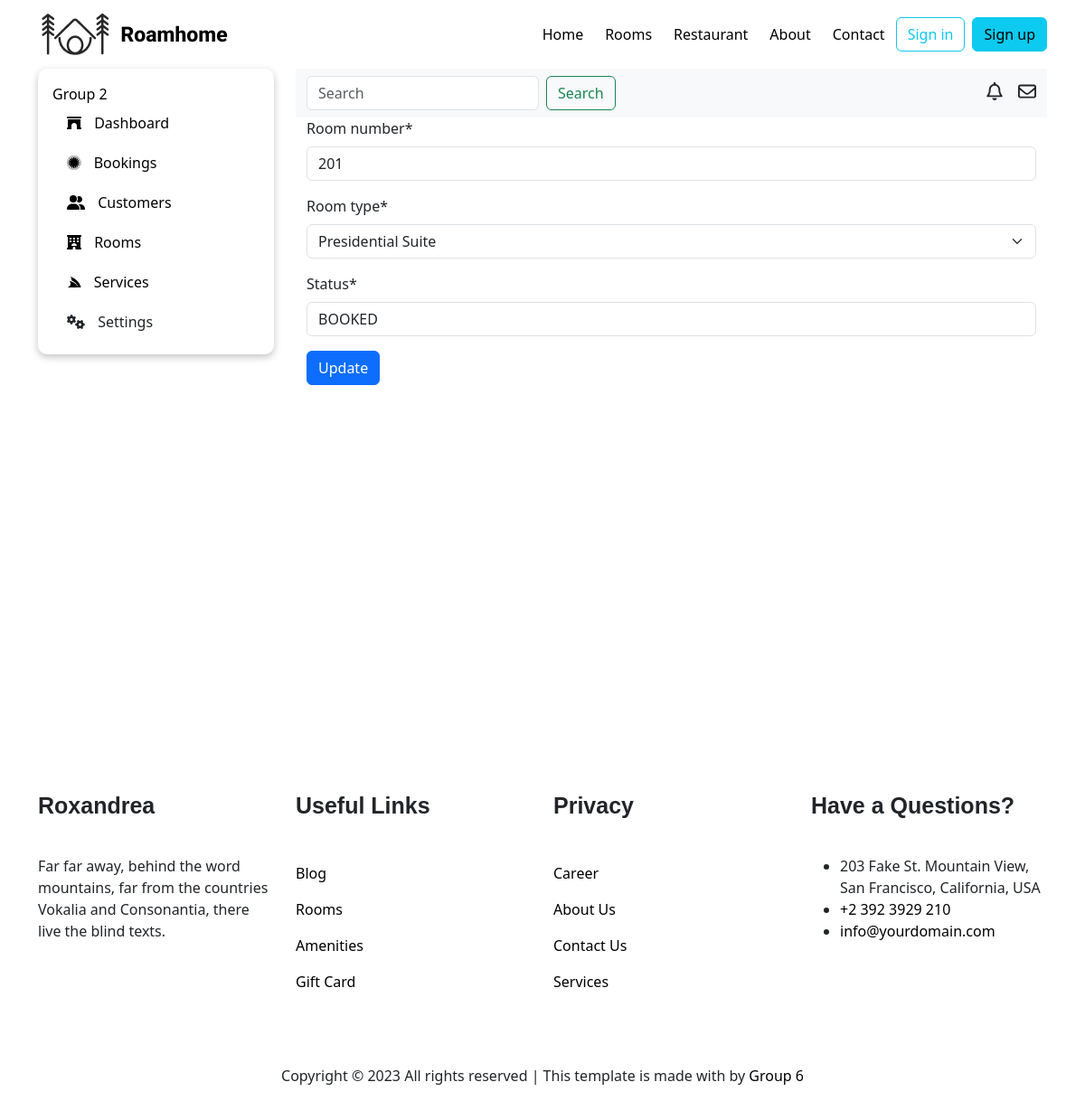
Page /wp-admin/rooms/update/1 on the earlier database version.
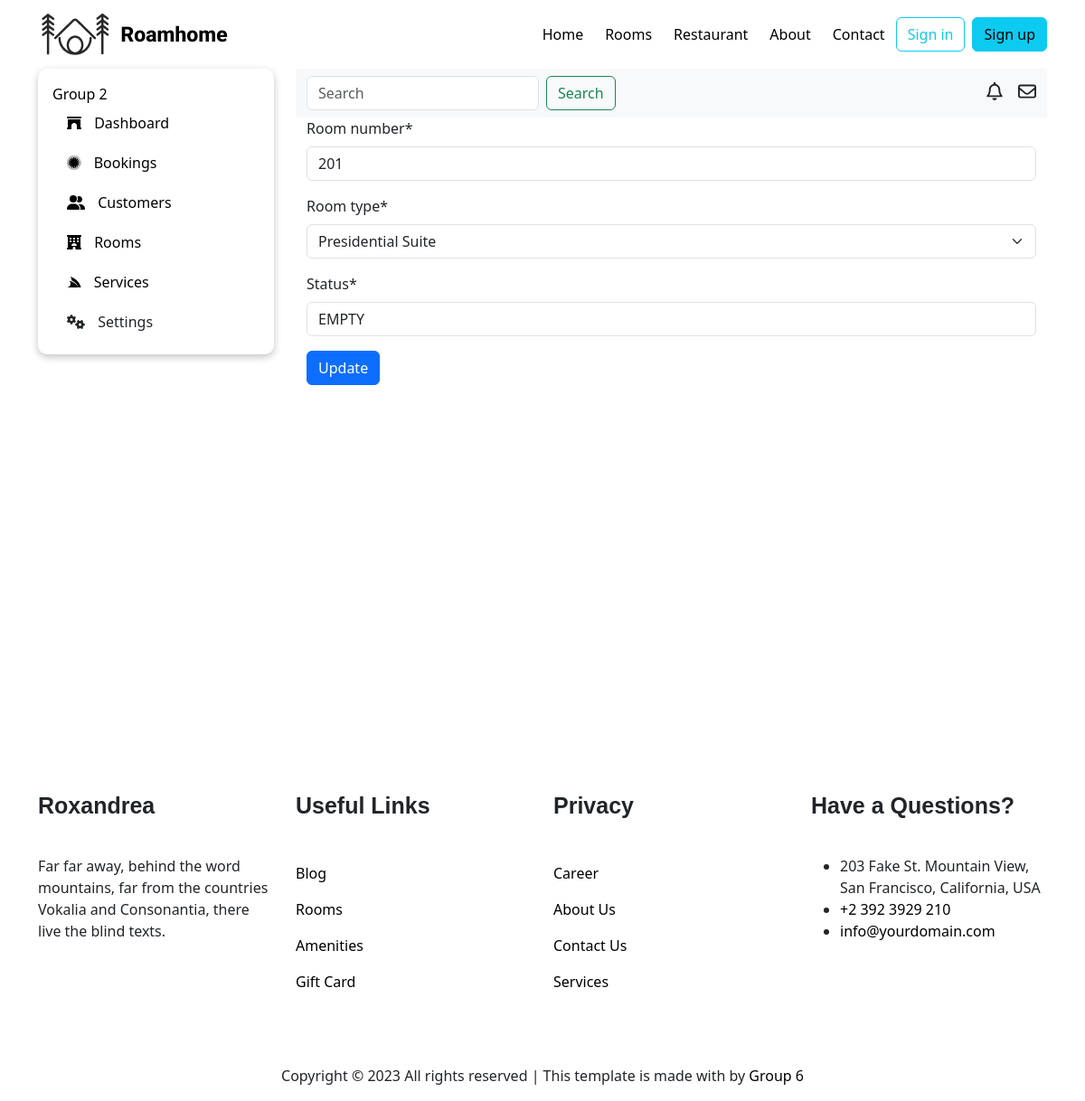
Same page on the later database version.
### room/models.py (models this page shows)
class Room(models.Model):
    class Meta:
        db_table = 'room'
    class Status(models.TextChoices):
        EMPTY = 'EMPTY'
        CLEAN = 'CLEAN'
        BOOKED = 'BOOKED'
    room_number = models.CharField(max_length=10)
    status = models.CharField(max_length=10, choices=Status.choices, default=Status.EMPTY)
    room_type = models.ForeignKey(RoomType, on_delete=models.CASCADE)

### manager/views.py (the view)
# urls.py: path('rooms/update/<int:id>', manager.update_room, name='update-room'),
def update_room(request, id):
    room = get_object_or_404(Room, pk=id)
    if request.method == 'POST':
        form = UpdateRoomForm(request.POST)
        if form.is_valid():
            room.room_number = form.cleaned_data['room_number']
            room.room_type = form.cleaned_data['room_type']
            room.status = form.cleaned_data['status']
            room.save()
            return redirect('all-room')
    else:
        form = UpdateRoomForm(initial={ 'room_number': room.room_number, 'room_type': room.room_type, 'status': room.status })
    return render(request, 'room/update-room.html', { 'form': form })

### manager/forms.py
class UpdateRoomForm(forms.Form):
    room_number = forms.CharField(label="Room number")
    room_type = forms.ModelChoiceField(
        queryset=RoomType.objects.all(),
        to_field_name='name',
        widget=forms.Select(attrs={'class': 'form-control'})
    )
    status = forms.CharField(label="Status")

### room/models.py (called while the page is built)
    def __str__(self):
        return self.name

### room/templates/room/update-room.html (shortened to what this page needs)
{% extends 'manager/pages/dashboard.html' %}
{% load crispy_forms_tags %}
{% block dashboard_section %}
<main>
    <div class="container">
        <form action="" method="POST">
            {{ form|crispy }}
            <div>
                <button type="submit" class="btn btn-primary">Update</button>
            </div>
        </form>
    </div>
</main>
{% endblock %}

Differences in the rows shown:
changed Room "Presidential Suite": status "BOOKED" → "EMPTY"
